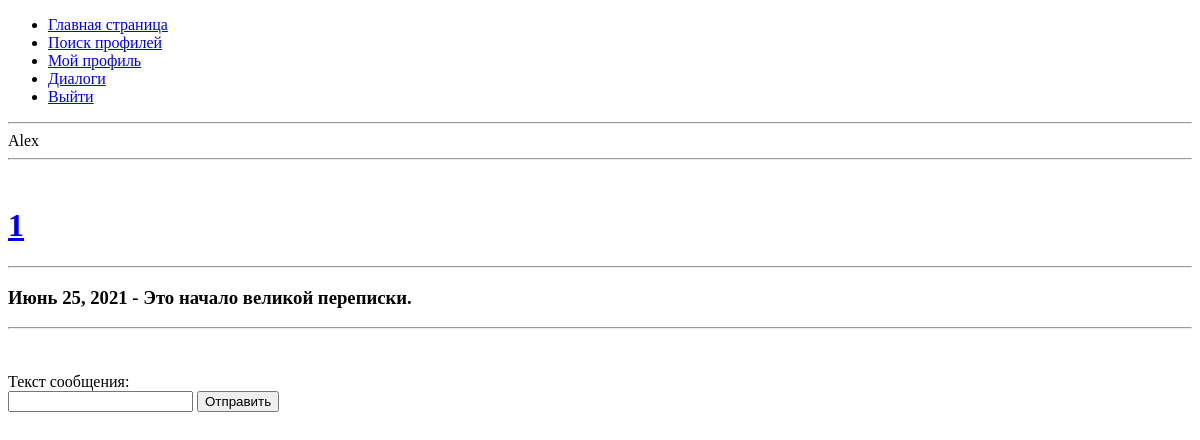
Before: /dialog/527b5fb9c1031e/ (signed in) with the older database file.
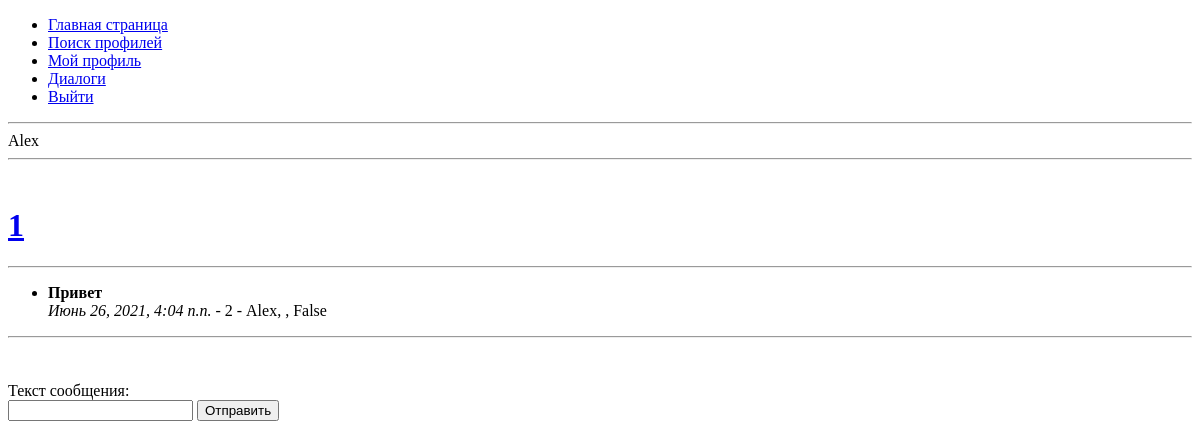
After: the same page with the newer database file.
### main/models.py (models this page shows, shortened)
class Dialog(models.Model):
  sender = models.ForeignKey(
    to = Profile,
    verbose_name= 'Отправитель',
    related_name='sender_user',
    on_delete=models.CASCADE,
    null = False,
    blank = False,
  )
  reciever = models.ForeignKey(
    to = Profile,
    verbose_name='Получатель',
    related_name='receiver_user',
    on_delete=models.CASCADE,
    null=False,
    blank=False,
  )
  name = models.CharField(
    verbose_name="Имя",
    max_length=50,
    null=False,
    blank=False,
    default='',
  )
  created = models.DateField(
    verbose_name='Дата создания',
    null=False,
    blank=False,
    auto_now=True,
    auto_now_add=False,
  )
  link = models.CharField(
    verbose_name="Ссылка",
    max_length=50,
    null=False,
    blank=False,
    default='',
  )
  class Meta:
    verbose_name = 'Диалог'
    verbose_name_plural = 'Диалоги'

class Message(models.Model):
  dialog = models.ForeignKey(
    to = Dialog,
    on_delete = models.CASCADE,
    verbose_name='Диалог',
    null=False,
    blank=False,
  )# Ссылка на диалог
  content = models.TextField(
    verbose_name="Текст сообщения",
    null=False,
    blank=False,
    default='',
  )  # Текст сообщения
  msg_hash = models.CharField(
    verbose_name="Хэш сообщения",
    max_length=100,
    null=False,
    blank=False,
    default='',
  )  # Хэш сообщения
  sent = models.DateTimeField(
    verbose_name="Время и дата отправки",
    null=False,
    blank=False,
    auto_now=True,
  )  # Время и дата отправки
  is_read = models.BooleanField(
    null=False,
    blank=False,
    default=False,
    verbose_name='',
  )  # Прочитано?
  sender = models.ForeignKey(
    to = Profile,
    on_delete = models.CASCADE,
    verbose_name='Отправитель',
    null=False,
    blank=False,
  ) # Отправитель -> to Profile
  class Meta:
    verbose_name = 'Беседа'
    verbose_name_plural = 'Беседы'

class Profile(models.Model):
  status = models.CharField(
    verbose_name = 'Статус',
    max_length = 50,
    null = False,
    blank = False,
    default = '',
  )
  birth = models.DateField(
    verbose_name = 'Дата рождения',
    null = False,
    blank = False,
    auto_now = False,
    auto_now_add = False,
  )
  user = models.ForeignKey(
    to = User,
    verbose_name = 'Ядро пользователя',
    on_delete = models.CASCADE,
    null = False,
    blank = False,
  )
  def __str__(self):
    return '{} - {}'.format(self.user.id, self.user.username)
  class Meta:
    verbose_name = 'Профиль'
    verbose_name_plural = 'Профили'

### main/views.py (the view)
# urls.py: path('dialog/<str:link>/', views.dialog_page.as_view(), name='dialog'),
class dialog_page(View):
    def get(self,request,link = None):
        if not request.user.is_authenticated:
            return redirect('login_page')
        if link == None:
            return redirect('my_dialogs')
        d = Dialog.objects.filter(link=link).first()
        if d == None:
            return redirect('my_dialogs')
        m = Message.objects.filter(dialog=d)
        context = {'d': d, 'm': m}
        return render(request, 'pages/dialog.html', context)

### main/templates/pages/dialog.html (shortened to what this page needs)
{% extends 'base.html' %}
{% load static %}
{% block content %}
{% if d.sender.user == user %}
  <h1><a href="{% url 'user_profile' d.reciever.user.username %}">{% if d.name == '' %}{{ d.reciever.get_info }}{% else %}{{ d.name }}{% endif %}</a></h1>
{% else %}
  <h1><a href="{% url 'user_profile' d.sender.user.username %}">{% if d.name == '' %}{{ d.sender.get_info }}{% else %}{{ d.name }}{% endif %}</a></h1>
{% endif %}
<hr>
{% if m %}
  <ul id='all_messages'>
  {% for msg in m %}
    <li><b>{{ msg.content }}</b><br><i>{{ msg.sent }}</i> - {{ msg.sender }}, {{ msg.msg_hash }}, {{ msg.is_read }}</li>
  {% endfor %}
  </ul>
{% else %}
  <h3>{{ d.created }} - Это начало великой переписки.</h3>
{% endif %}
<hr>
<br>
<br>
<form action='' method='POST'>
<label for='id_content'>Текст сообщения:</label><br>
<input type='text' name='content' id='id_content' required=''/>
<button type='submit'>Отправить</button>
</form>
{% endblock content %}

### main/templates/base.html (shortened to what this page needs)
{% load static %}
<!DOCTYPE html>
<html lang = "ru">
<head>
</head>
<body>
{% include 'header_menu.html' %}
<br>
{% block content %}
{% endblock content %}
</body>
</html>

### main/templates/header_menu.html (shortened to what this page needs)
<header>
<nav>
    <ul>
        <li><a href="{% url 'index_page' %}">Главная страница</a></li>
        <li><a href="{% url 'profile_search_page' %}">Поиск профилей</a></li>
        {% if user.is_authenticated %}
        <li><a href="{% url 'my_profile_page' %}">Мой профиль</a></li>
        <li><a href="{% url 'my_dialogs' %}">Диалоги</a></li>
        <li><a href="{% url 'logout_page' %}">Выйти</a></li>
        {% else %}
        <li><a href="{% url 'login_page' %}">Войти в аккаунт</a></li>
        <li><a href="{% url 'register_page' %}">Зaрегестрироваться</a></li>
        {% endif %}
    </ul>
</nav>
</header>
<hr>
{{ user }}
<hr>

Changed rows visible on the page:
shown differently, row unchanged: Dialog: created "Июнь 25, 2021" → (not shown)
added Message: content "Привет", sent "Июнь 26, 2021, 4:04 п.п.", sender "2 - Alex", is_read "False"
Other visible differences:
text no longer shown: "- Это начало великой переписки."
